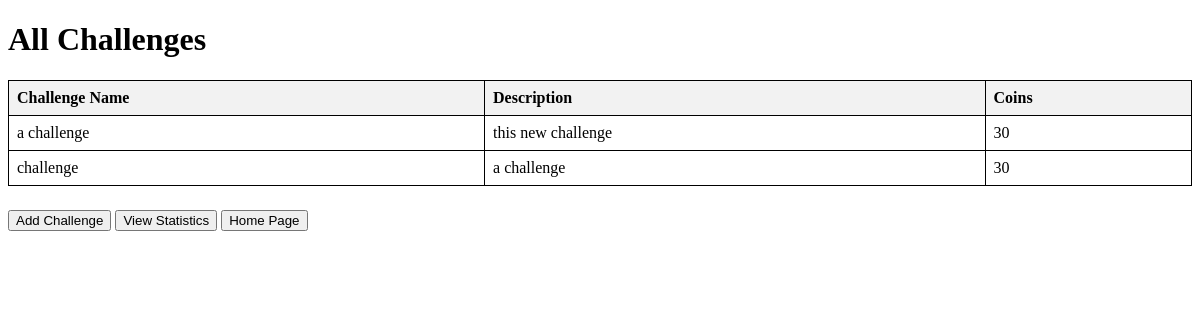
/challenges/all-challenges/ (signed in), run on an earlier commit of the app's database.
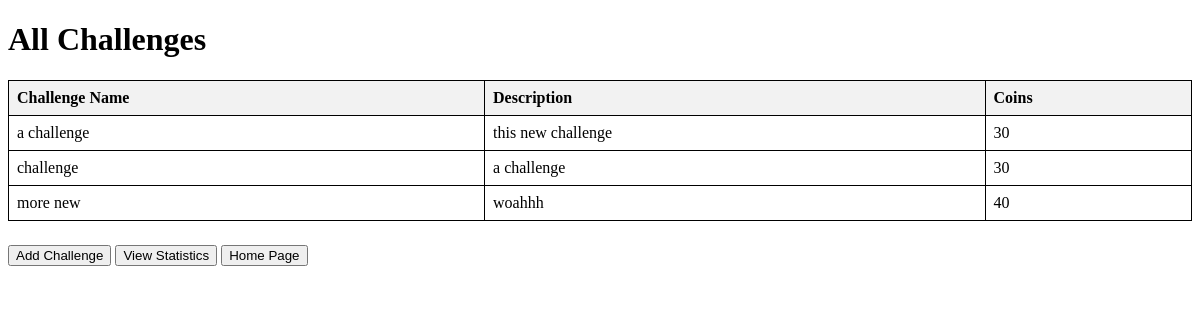
And on a later commit of the database.
### challenges/models.py (models this page shows, shortened)
class Challenge(models.Model):
    challenge_ID = models.AutoField(primary_key=True)
    title = models.CharField(max_length=200)
    transport = models.BooleanField(default=False)
    description = models.TextField(default="")
    coins = models.IntegerField()
    start_point = models.CharField(default="000, 000, 000", max_length=200)
    end_point = models.CharField(default="000, 000, 000", max_length=200)
    challenge_setter = models.ForeignKey(User, on_delete=models.CASCADE)

### challenges/views.py (the view)
# urls.py: path('all-challenges/', views.all_challenges, name='allChallenges'),
def all_challenges(request):
    challenges = models.Challenge.objects.all()
    for challenge in challenges:
        print(challenge.title)
    return render(request, "allChallenges.html", {"challenges": challenges})

### challenges/templates/allChallenges.html (shortened to what this page needs)
<!DOCTYPE html>
<html>
<head>
</head>
<body>
    {% if user.is_superuser %}
    <h1>All Challenges</h1>
    <table>
        <thead>
            <tr>
                <th>Challenge Name</th>
                <th>Description</th>
                <th>Coins</th>
            </tr>
        </thead>
        <tbody>
            {% for challenge in challenges %}
                <tr>
                    <td>{{ challenge.title }}</td>
                    <td>{{ challenge.description }}</td>
                    <td>{{ challenge.coins }}</td>
                </tr>
            {% endfor %}
        </tbody>
    </table>
    <button onclick="loadSetChallenge()" style="margin-top: 2%;">Add Challenge</button>
    <button onclick="window.location.href = '/statistics/view'" style="margin-top: 2%;">View Statistics</button>
    <button onclick="window.location.href = '/challenges'" style="margin-top: 2%;">Home Page</button>
    {% else %}
    <h1>Access Denied</h1>
    {% endif %}
</body>
</html>

What changed in the data, as far as the page shows it:
added Challenge: title "more new", description "woahhh", coins "40"
